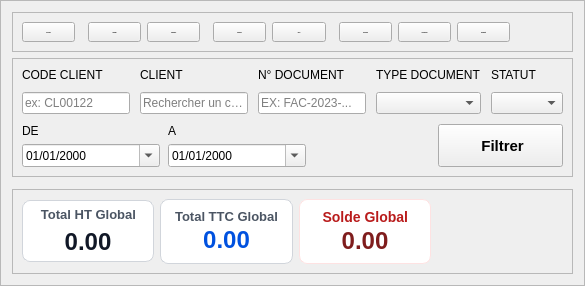
    <widget class="QFrame" name="Background">
     <property name="frameShape">
      <enum>QFrame::StyledPanel</enum>
     </property>
     <property name="frameShadow">
      <enum>QFrame::Raised</enum>
     </property>
     <layout class="QVBoxLayout" name="verticalLayout_3">
      <item>
       <widget class="QFrame" name="TopToolsFrame">
        <property name="maximumSize">
         <size>
          <width>16777215</width>
          <height>50</height>
         </size>
        </property>
        <property name="frameShape">
         <enum>QFrame::StyledPanel</enum>
        </property>
        <property name="frameShadow">
         <enum>QFrame::Raised</enum>
        </property>
        <property name="class" stdset="0">
         <string>card</string>
        </property>
        <layout class="QHBoxLayout" name="horizontalLayout">
         <item>
          <widget class="QToolButton" name="toolButton_4">
           <property name="sizePolicy">
            <sizepolicy hsizetype="Expanding" vsizetype="Expanding">
             <horstretch>0</horstretch>
             <verstretch>0</verstretch>
            </sizepolicy>
           </property>
           <property name="maximumSize">
            <size>
             <width>130</width>
             <height>40</height>
            </size>
           </property>
           <property name="font">
            <font>
             <family>Inter 18pt Medium</family>
             <pointsize>-1</pointsize>
             <weight>75</weight>
             <bold>true</bold>
            </font>
           </property>
           <property name="text">
            <string> Nouveau</string>
           </property>
           <property name="icon">
            <iconset resource="../../resources/resources.qrc">
             <normaloff>:/icons/icons/Wnouveau.svg</normaloff>:/icons/icons/Wnouveau.svg</iconset>
           </property>
           <property name="iconSize">
            <size>
             <width>16</width>
             <height>16</height>
            </size>
           </property>
           <property name="toolButtonStyle">
            <enum>Qt::ToolButtonTextBesideIcon</enum>
           </property>
           <property name="class" stdset="0">
            <string>primary</string>
           </property>
          </widget>
         </item>
         <item>
          <widget class="QLabel" name="label">
           <property name="minimumSize">
            <size>
             <width>1</width>
             <height>0</height>
            </size>
           </property>
           <property name="maximumSize">
            <size>
             <width>1</width>
             <height>16777215</height>
            </size>
           </property>
           <property name="text">
            <string/>
           </property>
           <property name="class" stdset="0">
            <string>separator</string>
           </property>
          </widget>
         </item>
         <item>
          <widget class="QToolButton" name="ModifierButton">
           <property name="sizePolicy">
            <sizepolicy hsizetype="Expanding" vsizetype="Expanding">
             <horstretch>0</horstretch>
             <verstretch>0</verstretch>
            </sizepolicy>
           </property>
           <property name="maximumSize">
            <size>
             <width>130</width>
             <height>40</height>
            </size>
           </property>
           <property name="font">
            <font>
             <family>Inter 18pt Medium</family>
             <pointsize>-1</pointsize>
             <weight>63</weight>
             <bold>true</bold>
            </font>
           </property>
           <property name="text">
            <string> Modifier</string>
           </property>
           <property name="icon">
            <iconset resource="../../resources/resources.qrc">
             <normaloff>:/icons/icons/Gmodifier.svg</normaloff>:/icons/icons/Gmodifier.svg</iconset>
           </property>
           <property name="iconSize">
            <size>
             <width>16</width>
             <height>16</height>
            </size>
           </property>
           <property name="toolButtonStyle">
            <enum>Qt::ToolButtonTextBesideIcon</enum>
           </property>
           <property name="class" stdset="0">
            <string>secondary</string>
           </property>
          </widget>
         </item>
         <item>
          <widget class="QToolButton" name="SupprimerButton">
           <property name="sizePolicy">
            <sizepolicy hsizetype="Expanding" vsizetype="Expanding">
             <horstretch>0</horstretch>
             <verstretch>0</verstretch>
            </sizepolicy>
           </property>
           <property name="maximumSize">
            <size>
             <width>130</width>
             <height>40</height>
            </size>
           </property>
           <property name="font">
            <font>
             <family>Inter 18pt Medium</family>
             <pointsize>-1</pointsize>
             <weight>63</weight>
             <bold>true</bold>
            </font>
           </property>
           <property name="styleSheet">
            <string notr="true"/>
           </property>
           <property name="text">
            <string> Supprimer</string>
           </property>
           <property name="icon">
            <iconset resource="../../resources/resources.qrc">
             <normaloff>:/icons/icons/Gsupprimer.svg</normaloff>:/icons/icons/Gsupprimer.svg</iconset>
           </property>
           <property name="iconSize">
            <size>
             <width>16</width>
             <height>16</height>
            </size>
           </property>
           <property name="toolButtonStyle">
            <enum>Qt::ToolButtonTextBesideIcon</enum>
           </property>
           <property name="class" stdset="0">
            <string>secondary-danger</string>
           </property>
          </widget>
         </item>
         <item>
          <widget class="QLabel" name="label_2">
           <property name="minimumSize">
            <size>
             <width>1</width>
             <height>0</height>
            </size>
           </property>
           <property name="maximumSize">
            <size>
             <width>1</width>
             <height>16777215</height>
            </size>
           </property>
           <property name="text">
            <string/>
           </property>
           <property name="class" stdset="0">
            <string>separator</string>
           </property>
          </widget>
         </item>
         <item>
          <widget class="QToolButton" name="ImprimrtButton">
           <property name="sizePolicy">
            <sizepolicy hsizetype="Expanding" vsizetype="Expanding">
             <horstretch>0</horstretch>
             <verstretch>0</verstretch>
            </sizepolicy>
           </property>
           <property name="maximumSize">
            <size>
             <width>130</width>
             <height>40</height>
            </size>
           </property>
           <property name="font">
            <font>
             <family>Inter 18pt Medium</family>
             <pointsize>-1</pointsize>
             <weight>63</weight>
             <bold>true</bold>
            </font>
           </property>
           <property name="text">
            <string> Imprimer</string>
           </property>
           <property name="icon">
            <iconset resource="../../resources/resources.qrc">
             <normaloff>:/icons/icons/Gimprimer.svg</normaloff>:/icons/icons/Gimprimer.svg</iconset>
           </property>
           <property name="iconSize">
            <size>
             <width>16</width>
             <height>16</height>
            </size>
           </property>
           <property name="toolButtonStyle">
            <enum>Qt::ToolButtonTextBesideIcon</enum>
           </property>
           <property name="class" stdset="0">
            <string>secondary</string>
           </property>
          </widget>
         </item>
         <item>
          <widget class="QToolButton" name="ExcelButton">
           <property name="sizePolicy">
            <sizepolicy hsizetype="Expanding" vsizetype="Expanding">
             <horstretch>0</horstretch>
             <verstretch>0</verstretch>
            </sizepolicy>
           </property>
           <property name="maximumSize">
            <size>
             <width>130</width>
             <height>40</height>
            </size>
           </property>
           <property name="font">
            <font>
             <family>Inter 18pt Medium</family>
             <pointsize>-1</pointsize>
             <weight>63</weight>
             <bold>true</bold>
            </font>
           </property>
           <property name="text">
            <string> Excel</string>
           </property>
           <property name="icon">
            <iconset resource="../../resources/resources.qrc">
             <normaloff>:/icons/icons/Gexcel.svg</normaloff>:/icons/icons/Gexcel.svg</iconset>
           </property>
           <property name="iconSize">
            <size>
             <width>16</width>
             <height>16</height>
            </size>
           </property>
           <property name="toolButtonStyle">
            <enum>Qt::ToolButtonTextBesideIcon</enum>
           </property>
           <property name="class" stdset="0">
            <string>secondary</string>
           </property>
          </widget>
         </item>
         <item>
          <widget class="QLabel" name="label_3">
           <property name="minimumSize">
            <size>
             <width>1</width>
             <height>0</height>
            </size>
           </property>
           <property name="maximumSize">
            <size>
             <width>1</width>
             <height>16777215</height>
            </size>
           </property>
           <property name="text">
            <string/>
           </property>
           <property name="class" stdset="0">
            <string>separator</string>
           </property>
          </widget>
         </item>
         <item>
          <widget class="QToolButton" name="DupliquerButton">
           <property name="sizePolicy">
            <sizepolicy hsizetype="Expanding" vsizetype="Expanding">
             <horstretch>0</horstretch>
             <verstretch>0</verstretch>
            </sizepolicy>
           </property>
           <property name="maximumSize">
            <size>
             <width>130</width>
             <height>40</height>
            </size>
           </property>
           <property name="font">
            <font>
             <family>Inter 18pt Medium</family>
             <pointsize>-1</pointsize>
             <weight>63</weight>
             <bold>true</bold>
            </font>
           </property>
           <property name="text">
            <string> Dupliquer</string>
           </property>
           <property name="icon">
            <iconset resource="../../resources/resources.qrc">
             <normaloff>:/icons/icons/Gduplicate.svg</normaloff>:/icons/icons/Gduplicate.svg</iconset>
           </property>
           <property name="iconSize">
            <size>
             <width>16</width>
             <height>16</height>
            </size>
           </property>
           <property name="toolButtonStyle">
            <enum>Qt::ToolButtonTextBesideIcon</enum>
           </property>
           <property name="class" stdset="0">
            <string>secondary</string>
           </property>
          </widget>
         </item>
         <item>
          <widget class="QToolButton" name="TransformerButton">
           <property name="sizePolicy">
            <sizepolicy hsizetype="Expanding" vsizetype="Expanding">
             <horstretch>0</horstretch>
             <verstretch>0</verstretch>
            </sizepolicy>
           </property>
           <property name="maximumSize">
            <size>
             <width>130</width>
             <height>40</height>
            </size>
           </property>
           <property name="font">
            <font>
             <family>Inter 18pt Medium</family>
             <pointsize>-1</pointsize>
             <weight>63</weight>
             <bold>true</bold>
            </font>
           </property>
           <property name="text">
            <string> Transformer</string>
           </property>
           <property name="icon">
            <iconset resource="../../resources/resources.qrc">
             <normaloff>:/icons/icons/Gtransformer.svg</normaloff>:/icons/icons/Gtransformer.svg</iconset>
           </property>
           <property name="iconSize">
            <size>
             <width>16</width>
             <height>16</height>
            </size>
           </property>
           <property name="toolButtonStyle">
            <enum>Qt::ToolButtonTextBesideIcon</enum>
           </property>
           <property name="class" stdset="0">
            <string>secondary</string>
           </property>
          </widget>
         </item>
         <item>
          <widget class="QToolButton" name="PaiementsButton">
           <property name="sizePolicy">
            <sizepolicy hsizetype="Expanding" vsizetype="Expanding">
             <horstretch>0</horstretch>
             <verstretch>0</verstretch>
            </sizepolicy>
           </property>
           <property name="maximumSize">
            <size>
             <width>130</width>
             <height>40</height>
            </size>
           </property>
           <property name="font">
            <font>
             <family>Inter 18pt Medium</family>
             <pointsize>-1</pointsize>
             <weight>63</weight>
             <bold>true</bold>
            </font>
           </property>
           <property name="text">
            <string> Paiements</string>
           </property>
           <property name="icon">
            <iconset resource="../../resources/resources.qrc">
             <normaloff>:/icons/icons/paiements.svg</normaloff>:/icons/icons/paiements.svg</iconset>
           </property>
           <property name="iconSize">
            <size>
             <width>16</width>
             <height>16</height>
            </size>
           </property>
           <property name="toolButtonStyle">
            <enum>Qt::ToolButtonTextBesideIcon</enum>
           </property>
           <property name="class" stdset="0">
            <string>secondary</string>
           </property>
          </widget>
         </item>
         <item>
          <spacer name="horizontalSpacer">
           <property name="orientation">
            <enum>Qt::Horizontal</enum>
           </property>
           <property name="sizeHint" stdset="0">
            <size>
             <width>40</width>
             <height>20</height>
            </size>
           </property>
          </spacer>
         </item>
        </layout>
       </widget>
      </item>
      <item>
       <widget class="QFrame" name="frame">
        <property name="maximumSize">
         <size>
          <width>16777215</width>
          <height>150</height>
         </size>
        </property>
        <property name="frameShape">
         <enum>QFrame::StyledPanel</enum>
        </property>
        <property name="frameShadow">
         <enum>QFrame::Raised</enum>
        </property>
        <property name="class" stdset="0">
         <string>card</string>
        </property>
        <layout class="QVBoxLayout" name="verticalLayout_2">
         <property name="spacing">
          <number>10</number>
         </property>
         <item>
          <layout class="QGridLayout" name="gridLayout">
           <property name="topMargin">
            <number>0</number>
           </property>
           <property name="rightMargin">
            <number>0</number>
           </property>
           <property name="bottomMargin">
            <number>0</number>
           </property>
           <property name="horizontalSpacing">
            <number>10</number>
           </property>
           <item row="1" column="1">
            <widget class="QLineEdit" name="ClientEntry">
             <property name="maximumSize">
              <size>
               <width>16777215</width>
               <height>16777215</height>
              </size>
             </property>
             <property name="placeholderText">
              <string>Rechercher un client...</string>
             </property>
            </widget>
           </item>
           <item row="1" column="5">
            <widget class="QComboBox" name="TypeDocComboBox">
             <property name="sizePolicy">
              <sizepolicy hsizetype="Expanding" vsizetype="Fixed">
               <horstretch>0</horstretch>
               <verstretch>0</verstretch>
              </sizepolicy>
             </property>
             <property name="maximumSize">
              <size>
               <width>175</width>
               <height>16777215</height>
              </size>
             </property>
            </widget>
           </item>
           <item row="0" column="6">
            <widget class="QLabel" name="label_5">
             <property name="text">
              <string>STATUT</string>
             </property>
            </widget>
           </item>
           <item row="0" column="1">
            <widget class="QLabel" name="label_9">
             <property name="text">
              <string>CLIENT</string>
             </property>
            </widget>
           </item>
           <item row="0" column="0">
            <widget class="QLabel" name="label_8">
             <property name="text">
              <string>CODE CLIENT</string>
             </property>
            </widget>
           </item>
           <item row="0" column="2">
            <widget class="QLabel" name="label_15">
             <property name="text">
              <string>N° DOCUMENT</string>
             </property>
            </widget>
           </item>
           <item row="1" column="6">
            <widget class="QComboBox" name="StatutComboBox">
             <property name="sizePolicy">
              <sizepolicy hsizetype="Expanding" vsizetype="Fixed">
               <horstretch>0</horstretch>
               <verstretch>0</verstretch>
              </sizepolicy>
             </property>
             <property name="maximumSize">
              <size>
               <width>175</width>
               <height>16777215</height>
              </size>
             </property>
            </widget>
           </item>
           <item row="1" column="2">
            <widget class="QLineEdit" name="N_DocEntry">
             <property name="maximumSize">
              <size>
               <width>175</width>
               <height>16777215</height>
              </size>
             </property>
             <property name="placeholderText">
              <string>EX: FAC-2023-...</string>
             </property>
            </widget>
           </item>
           <item row="0" column="5">
            <widget class="QLabel" name="label_6">
             <property name="text">
              <string>TYPE DOCUMENT</string>
             </property>
            </widget>
           </item>
           <item row="1" column="0">
            <widget class="QLineEdit" name="CodeClientEntry">
             <property name="maximumSize">
              <size>
               <width>175</width>
               <height>16777215</height>
              </size>
             </property>
             <property name="placeholderText">
              <string>ex: CL00122</string>
             </property>
            </widget>
           </item>
          </layout>
         </item>
         <item>
          <layout class="QHBoxLayout" name="horizontalLayout_2">
           <property name="spacing">
            <number>6</number>
           </property>
           <item>
            <layout class="QGridLayout" name="gridLayout_3">
             <property name="topMargin">
              <number>0</number>
             </property>
             <property name="rightMargin">
              <number>0</number>
             </property>
             <property name="horizontalSpacing">
              <number>8</number>
             </property>
             <property name="verticalSpacing">
              <number>6</number>
             </property>
             <item row="1" column="0">
              <widget class="QDateEdit" name="dateEdit">
               <property name="sizePolicy">
                <sizepolicy hsizetype="Preferred" vsizetype="Preferred">
                 <horstretch>0</horstretch>
                 <verstretch>0</verstretch>
                </sizepolicy>
               </property>
               <property name="minimumSize">
                <size>
                 <width>138</width>
                 <height>0</height>
                </size>
               </property>
               <property name="maximumSize">
                <size>
                 <width>175</width>
                 <height>16777215</height>
                </size>
               </property>
               <property name="displayFormat">
                <string>MM/dd/yyyy</string>
               </property>
               <property name="calendarPopup">
                <bool>true</bool>
               </property>
              </widget>
             </item>
             <item row="0" column="0">
              <widget class="QLabel" name="label_16">
               <property name="text">
                <string>DE</string>
               </property>
              </widget>
             </item>
             <item row="1" column="1">
              <widget class="QDateEdit" name="dateEdit_2">
               <property name="sizePolicy">
                <sizepolicy hsizetype="Preferred" vsizetype="Preferred">
                 <horstretch>0</horstretch>
                 <verstretch>0</verstretch>
                </sizepolicy>
               </property>
               <property name="minimumSize">
                <size>
                 <width>138</width>
                 <height>0</height>
                </size>
               </property>
               <property name="maximumSize">
                <size>
                 <width>175</width>
                 <height>16777215</height>
                </size>
               </property>
               <property name="currentSection">
                <enum>QDateTimeEdit::MonthSection</enum>
               </property>
               <property name="displayFormat">
                <string>MM/dd/yyyy</string>
               </property>
               <property name="calendarPopup">
                <bool>true</bool>
               </property>
              </widget>
             </item>
             <item row="0" column="1">
              <widget class="QLabel" name="label_17">
               <property name="text">
                <string>A</string>
               </property>
              </widget>
             </item>
            </layout>
           </item>
           <item>
            <spacer name="horizontalSpacer_2">
             <property name="orientation">
              <enum>Qt::Horizontal</enum>
             </property>
             <property name="sizeHint" stdset="0">
              <size>
               <width>40</width>
               <height>20</height>
              </size>
             </property>
            </spacer>
           </item>
           <item>
            <widget class="QToolButton" name="FiltrerButton">
             <property name="sizePolicy">
              <sizepolicy hsizetype="Expanding" vsizetype="Expanding">
               <horstretch>0</horstretch>
               <verstretch>0</verstretch>
              </sizepolicy>
             </property>
             <property name="maximumSize">
              <size>
               <width>130</width>
               <height>16777215</height>
              </size>
             </property>
             <property name="font">
              <font>
               <pointsize>-1</pointsize>
               <weight>75</weight>
               <bold>true</bold>
              </font>
             </property>
             <property name="styleSheet">
              <string notr="true">#FiltrerButton {
font-size: 15px;
padding: 10px 30px;
}</string>
             </property>
             <property name="text">
              <string> Filtrer</string>
             </property>
             <property name="icon">
              <iconset resource="../../resources/resources.qrc">
               <normaloff>:/icons/icons/Wfiltrer.svg</normaloff>:/icons/icons/Wfiltrer.svg</iconset>
             </property>
             <property name="toolButtonStyle">
              <enum>Qt::ToolButtonTextBesideIcon</enum>
             </property>
             <property name="class" stdset="0">
              <string>primary</string>
             </property>
            </widget>
           </item>
          </layout>
         </item>
        </layout>
       </widget>
      </item>
      <item>
       <widget class="ERPDataTable" name="VentesTable" native="true"/>
      </item>
      <item>
       <widget class="QFrame" name="frame_2">
        <property name="maximumSize">
         <size>
          <width>16777215</width>
          <height>85</height>
         </size>
        </property>
        <property name="frameShape">
         <enum>QFrame::StyledPanel</enum>
        </property>
        <property name="frameShadow">
         <enum>QFrame::Raised</enum>
        </property>
        <property name="class" stdset="0">
         <string>card</string>
        </property>
        <layout class="QHBoxLayout" name="horizontalLayout_3">
         <item>
          <widget class="QFrame" name="FrameHT">
           <property name="sizePolicy">
            <sizepolicy hsizetype="Expanding" vsizetype="Expanding">
             <horstretch>0</horstretch>
             <verstretch>0</verstretch>
            </sizepolicy>
           </property>
           <property name="maximumSize">
            <size>
             <width>140</width>
             <height>62</height>
            </size>
           </property>
           <property name="styleSheet">
            <string notr="true">/* ====================================================
   CARD 1: TOTAL HT GLOBAL (Neutral Style)
==================================================== */
QFrame#FrameHT {
    background-color: #ffffff;
    border: 1px solid #d1d5db;
    border-radius: 8px;
}

QLabel {
    color: #4b5563;             /* Muted gray-slate */
    font-size: 13px;
    font-weight: 500;
    background: transparent;
}

QLabel#ValueHT {
    color: #111827;             /* Dark charcoal/black */
    font-size: 24px;
    font-weight: 700;
    background: transparent;
}</string>
           </property>
           <layout class="QVBoxLayout" name="totalBalanceLayout">
            <property name="leftMargin">
             <number>12</number>
            </property>
            <property name="topMargin">
             <number>6</number>
            </property>
            <property name="rightMargin">
             <number>12</number>
            </property>
            <property name="bottomMargin">
             <number>6</number>
            </property>
            <item alignment="Qt::AlignHCenter">
             <widget class="QLabel" name="labelTotalBalanceTitle">
              <property name="text">
               <string>Total HT Global</string>
              </property>
              <property name="alignment">
               <set>Qt::AlignRight|Qt::AlignTrailing|Qt::AlignVCenter</set>
              </property>
             </widget>
            </item>
            <item>
             <widget class="QLabel" name="ValueHT">
              <property name="text">
               <string>0.00</string>
              </property>
              <property name="alignment">
               <set>Qt::AlignCenter</set>
              </property>
             </widget>
            </item>
           </layout>
          </widget>
         </item>
         <item>
          <widget class="QFrame" name="FrameTTC">
           <property name="sizePolicy">
            <sizepolicy hsizetype="Expanding" vsizetype="Expanding">
             <horstretch>0</horstretch>
             <verstretch>0</verstretch>
            </sizepolicy>
           </property>
           <property name="maximumSize">
            <size>
             <width>140</width>
             <height>65</height>
            </size>
           </property>
           <property name="styleSheet">
            <string notr="true">/* ====================================================
   CARD 2: TOTAL TTC GLOBAL (Blue Accent Style)
==================================================== */
QFrame#FrameTTC {
    background-color: #ffffff;
    border: 1px solid #d1d5db;
    border-radius: 8px;
}

QLabel {
    color: #4b5563;             /* Muted gray-slate */
    font-size: 13px;
    font-weight: 500;
    background: transparent;
}

QLabel#ValueTTC {
    color: #0051df;             /* Vibrant primary blue */
    font-size: 24px;
    font-weight: 700;
    background: transparent;
}</string>
           </property>
           <layout class="QVBoxLayout" name="totalHtLayout">
            <property name="spacing">
             <number>2</number>
            </property>
            <item alignment="Qt::AlignHCenter">
             <widget class="QLabel" name="labelTotalHtTitle">
              <property name="text">
               <string>Total TTC Global</string>
              </property>
              <property name="alignment">
               <set>Qt::AlignRight|Qt::AlignTrailing|Qt::AlignVCenter</set>
              </property>
             </widget>
            </item>
            <item>
             <widget class="QLabel" name="ValueTTC">
              <property name="text">
               <string>0.00</string>
              </property>
              <property name="alignment">
               <set>Qt::AlignCenter</set>
              </property>
             </widget>
            </item>
           </layout>
          </widget>
         </item>
         <item>
          <widget class="QFrame" name="FrameSolde">
           <property name="sizePolicy">
            <sizepolicy hsizetype="Expanding" vsizetype="Expanding">
             <horstretch>0</horstretch>
             <verstretch>0</verstretch>
            </sizepolicy>
           </property>
           <property name="maximumSize">
            <size>
             <width>140</width>
             <height>65</height>
            </size>
           </property>
           <property name="styleSheet">
            <string notr="true">/* ====================================================
   CARD 3: SOLDE GLOBAL (Danger/Alert Red Style)
==================================================== */
QFrame#FrameSolde {
    background-color: #ffffff;
    border: 1px solid #fee2e2;   /* Light pastel red border */
    border-radius: 8px;
}

QLabel {
    color: #b91c1c;             /* Clear dark red for warning header */
    font-size: 14px;
    font-weight: 500;
    background: transparent;
}

QLabel#ValueSolde {
    color: #7f1d1d;             /* Very deep burgundy red for visibility */
    font-size: 24px;
    font-weight: 700;
    background: transparent;
}</string>
           </property>
           <layout class="QVBoxLayout" name="fffff">
            <property name="spacing">
             <number>2</number>
            </property>
            <item alignment="Qt::AlignHCenter">
             <widget class="QLabel" name="labelTotalTtcTitle">
              <property name="text">
               <string>Solde Global</string>
              </property>
              <property name="alignment">
               <set>Qt::AlignRight|Qt::AlignTrailing|Qt::AlignVCenter</set>
              </property>
             </widget>
            </item>
            <item>
             <widget class="QLabel" name="ValueSolde">
              <property name="text">
               <string>0.00</string>
              </property>
              <property name="alignment">
               <set>Qt::AlignCenter</set>
              </property>
             </widget>
            </item>
           </layout>
          </widget>
         </item>
         <item>
          <spacer name="summarySpacerLeft">
           <property name="orientation">
            <enum>Qt::Horizontal</enum>
           </property>
           <property name="sizeType">
            <enum>QSizePolicy::Expanding</enum>
           </property>
           <property name="sizeHint" stdset="0">
            <size>
             <width>40</width>
             <height>20</height>
            </size>
           </property>
          </spacer>
         </item>
        </layout>
       </widget>
      </item>
     </layout>
    </widget>
